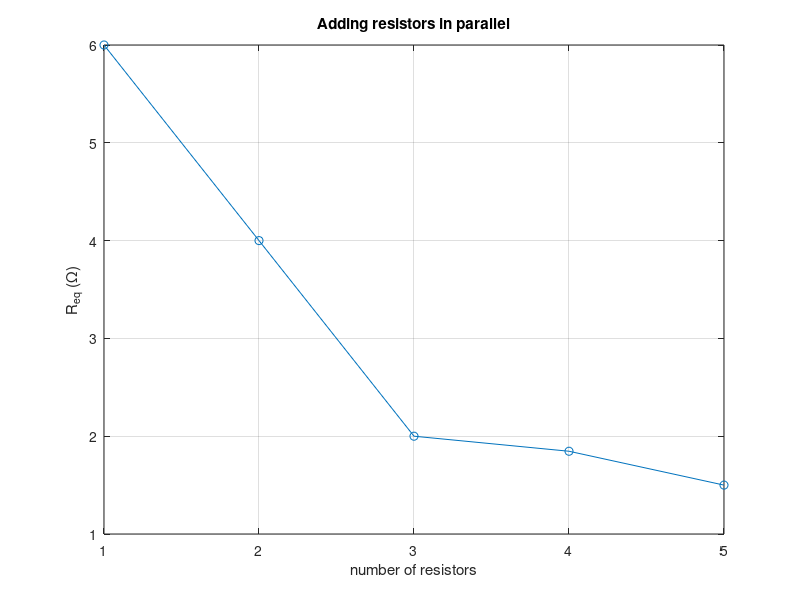

Write the MATLAB code that produced this figure.
% Circuits 1 — Resistors in Parallel
%title: Parallel Resistors
%ar-title: المقاومات على التوازي
%lesson: c1-resistive-2
%course: circuits-1

%% A function for parallel combination
%ar: 1/Req = Σ 1/R. نكتبها دالة مجهولة تقبل أي عدد من المقاومات في متجه.
par = @(R) 1 / sum(1 ./ R);
fprintf('10 || 40 = %g ohm\n', par([10 40]))
fprintf('6 || 12 || 4 = %g ohm\n', par([6 12 4]))
%check: par([10 40]) == 8 && abs(par([6 12 4]) - 2) < 1e-12

%% Always smaller than the smallest
%ar: نضيف مقاومات على التوازي واحدة تلو الأخرى: المكافئ ينقص دائمًا ويبقى أقل من أصغر مقاومة.
R = [6 12 4 24 8];
Req = zeros(size(R));
for k = 1:numel(R), Req(k) = par(R(1:k)); end
plot(1:numel(R), Req, '-o'); grid on; xlabel('number of resistors'); ylabel('R_{eq} (\Omega)'); title('Adding resistors in parallel')
fprintf('%d resistors: Req = %.3f ohm\n', [1:numel(R); Req])

%%! Project idea: making a non-standard value
%ar: مشروع: تريد 75 Ω وعندك فقط قيم E12. جرّب كل زوج على التوازي واطبع أقرب ثلاث نتائج. هكذا يحل المهندسون نقص القيم في المعمل.
E12 = [1 1.2 1.5 1.8 2.2 2.7 3.3 3.9 4.7 5.6 6.8 8.2]; S = [E12*10 E12*100];
target = 75; best = [];
for a = S, for b = S, if b >= a, best(end+1, :) = [a b par([a b])]; end, end, end
[~, k] = sort(abs(best(:,3) - target));
fprintf('%g || %g = %.2f ohm\n', best(k(1:3), :)')
